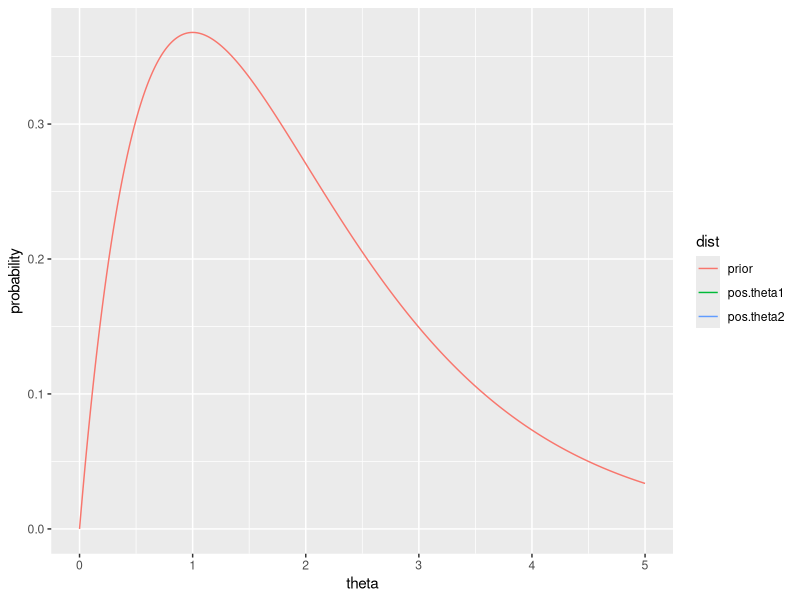

Generate this figure with R:
## ---- chunk 1
library(ggplot2)
library(reshape)
## ---- chunk 2
a = 2
b = 1
n1 = 111
sy1 = 217
n2 = 44
sy2 = 66

df = data.frame(
  theta = seq(0, 5, by = 0.01),
  prior = dgamma(seq(0, 5, by = 0.01), a, b),
  #####FIND THE POSERIOR DISTRIBUTIONS
  pos.theta1 = NA,
  pos.theta2 = NA
)

df.long = melt(df, id.vars = 'theta', variable_name = 'dist')
ggplot(df.long, aes(x = theta, y = value, group = dist, color = dist)) +
  geom_line() +
  ylab('probability')
## ---- chunk 3
mean1 <- (a+sy1)/(b+n1) #posterior mean for group 1
mode1 <- (a+sy1-1)/(b+n1) #posterior mode for group 1
CI1 <- qgamma(c(0.025, 0.975), a+sy1, b+n1) #posterior 95% CI

print(c(mean1, mode1, CI1))

####FIND THE POSTERIOR MEAN, MODE AND 95% CI FOR GROUP 2
mean2 <- NA
mode2 <- NA
CI2 <- NA

print(c(mean2, mode2, CI2))
## ---- chunk 4
N = 10000
####SIMULATE THETA1 AND THETA2 FROM GAMMA DISTRIBUTIONS
theta1.mc = NA
theta2.mc = NA
mean(theta1.mc > theta2.mc)
## ---- chunk 5
N <- 10000
####GENERATE THETA1 AND THETA2 FROM POSTERIOR DISTRIBUTIONS
theta1.mc <- NA
theta2.mc <-NA
####GENERATE PREDICTIVE VALUE Y GIVEN NEW THETA
y1.mc <- NA
y2.mc <- NA

mean(y1.mc > y2.mc)
## ---- chunk 6
####WHAT IF WE WANNA FIND THE PROBABILITY THAT NUMBERS OF CHILDREN IN TWO GROUPS ARE THE SAME?
